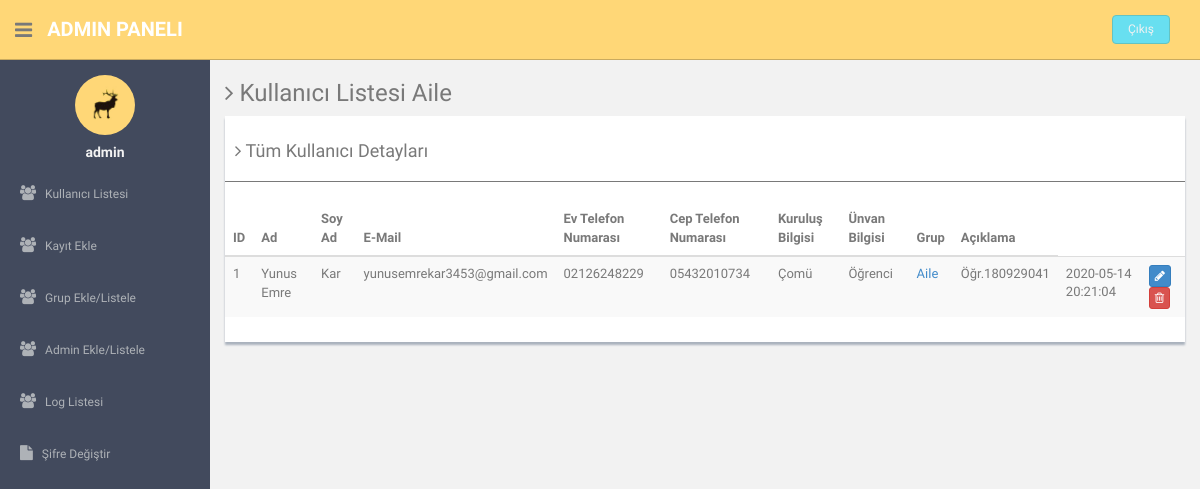
The app's page /kullanicilistesi.php?grupid=15 (signed in) with its own data.
### tables this page shows
CREATE TABLE `grup` (
  `id` int(11) NOT NULL,
  `grupisim` varchar(255) DEFAULT NULL
);

CREATE TABLE `users` (
  `id` int(11) NOT NULL,
  `ad` varchar(255) DEFAULT NULL,
  `soyad` varchar(255) DEFAULT NULL,
  `email` varchar(255) DEFAULT NULL,
  `evtel` varchar(300) DEFAULT NULL,
  `ceptelno` varchar(255) DEFAULT NULL,
  `kurulus` varchar(255) DEFAULT NULL,
  `unvan` varchar(255) DEFAULT NULL,
  `grup` int(8) NOT NULL,
  `aciklama` varchar(255) DEFAULT NULL,
  `kayit_tarihi` timestamp NOT NULL DEFAULT current_timestamp()
);

### kullanicilistesi.php (the view, shortened to what this page needs)
<?php
include'dbbaglanti.php';
if (strlen($_SESSION['id']==0)) {
  header('location:cikis.php');
  } else{
?><!DOCTYPE html>
<html lang="en">
  <head>
    <link href="assets/css/bootstrap.css" rel="stylesheet">
    <link href="assets/font-awesome/css/font-awesome.css" rel="stylesheet" />
    <link href="assets/css/style.css" rel="stylesheet">
    <link href="assets/css/style-responsive.css" rel="stylesheet">
  </head>
  <body>
  <section id="container" >
      <header class="header black-bg">
              <div class="sidebar-toggle-box">
                  <div class="fa fa-bars tooltips" data-placement="right" data-original-title="Toggle Navigation"></div>
              </div>
            <a href="#" class="logo"><b>Admin Paneli</b></a>
            <div class="top-menu">
            	<ul class="nav pull-right top-menu">
                    <li><a class="logout" href="cikis.php">Çıkış</a></li>
            	</ul>
            </div>
        </header>
      <aside>
          <div id="sidebar"  class="nav-collapse ">
              <ul class="sidebar-menu" id="nav-accordion">
              	  <p class="centered"><a href="#"><img src="assets/img/ui-sam.jpg" class="img-circle" width="60"></a></p>
              	  <h5 class="centered"><?php echo $_SESSION['login'];?></h5>
                     <li class="sub-menu">
                      <a href="kullanicilistesi.php" >
                          <i class="fa fa-users"></i>
                          <span>Kullanıcı Listesi</span>
                      </a>
                  </li>
 <li class="sub-menu">
                      <a href="kayitekle.php" >
                          <i class="fa fa-users"></i>
                          <span>Kayıt Ekle</span>
                      </a>
                  </li>
                   <li class="sub-menu">
                      <a href="grupekle.php" >
                          <i class="fa fa-users"></i>
                          <span>Grup Ekle/Listele</span>
                      </a>
                  </li>
                  <li class="sub-menu">
                      <a href="adminekle.php" >
                          <i class="fa fa-users"></i>
                          <span>Admin Ekle/Listele</span>
                      </a>
                  </li>
                  <li class="sub-menu">
                      <a href="log.php" >
                          <i class="fa fa-users"></i>
                          <span>Log Listesi</span>
                      </a>
                  </li>
                  <li class="sub-menu">
                      <a href="sifredegistir.php">
                          <i class="fa fa-file"></i>
                          <span>Şifre Değiştir</span>
                      </a>
                  </li>
              </ul>
          </div>
      </aside>
      <section id="main-content">
          <section class="wrapper">
                    <?php
                                $grupismi='';
                                if(isset($_GET['grupid'])){
                                   $grupid=intval($_GET['grupid']);
                                   if (isset($grupid)) {
								   $rowgrup = $db->query("select * from grup where id={$grupid}")->fetch(PDO::FETCH_ASSOC);
							  		$grupismi=$rowgrup['grupisim'];
								   }
						}  ?>
          	<h3><i class="fa fa-angle-right"></i> Kullanıcı Listesi <?php echo $grupismi;?></h3>
				<div class="row">
                  <div class="col-md-12">
                      <div class="content-panel">
                          <table class="table table-striped table-advance table-hover">
	                  	  	  <h4><i class="fa fa-angle-right"></i> Tüm Kullanıcı Detayları </h4>
	                  	  	  <hr>
                              <thead>
                              <tr>
                                  <th>ID</th>
                                  <th class="hidden-phone">Ad</th>
                                  <th> Soy Ad</th>
                                  <th> E-Mail</th>
                                  <th>Ev Telefon Numarası</th>
                                  <th>Cep Telefon Numarası</th>
                                  <th>Kuruluş Bilgisi</th>
                                  <th>Ünvan Bilgisi</th>
                                  <th>Grup</th>
                                  <th>Açıklama</th>
                              </tr>
                              </thead>
                              <tbody>
                              <?php
                                $eksql='';
                                if(isset($_GET['grupid'])){
                                   $grupid=intval($_GET['grupid']);
                                   if (isset($grupid)) $eksql="where grup={$grupid}";
								}
                              	$query = $db->query("select * from users $eksql", PDO::FETCH_ASSOC);
								$cnt=1;
     							foreach( $query as $row ){
							  	$grup='';
							  	$grupid='0';
							  	if ($row['grup']<>0){
							  		$rowgrup = $db->query("select * from grup where id={$row['grup']}")->fetch(PDO::FETCH_ASSOC);
							  		$grup=$rowgrup['grupisim'];
							  		$grupid=$rowgrup['id'];
								}
							  ?>
                              <tr>
                              <td><?php echo $cnt;?></td>
                                  <td><?php echo $row['ad'];?></td>
                                  <td><?php echo $row['soyad'];?></td>
                                  <td><?php echo $row['email'];?></td>
                                  <td><?php echo $row['evtel'];?></td>
                                  <td><?php echo $row['ceptelno'];?></td>
                                  <td><?php echo $row['kurulus'];?></td>
                                  <td><?php echo $row['unvan'];?></td>
                                  <td><a href="kullanicilistesi.php?grupid=<?php echo $grupid;?>"><?php echo $grup;?></a></td>
                                  <td><?php echo $row['aciklama'];?></td>
                                  <td><?php echo $row['kayit_tarihi'];?></td>
                                  <td>
                                     <a href="profilguncelleme.php?uid=<?php echo $row['id'];?>">
                                     <button class="btn btn-primary btn-xs"><i class="fa fa-pencil"></i></button></a>
                                     <a href="kullanicilistesi.php?del=<?php echo $row['id'];?>">
                                     <button class="btn btn-danger btn-xs" onClick="return confirm('Gerçekten Silmek İstiyor Musun ?');"><i class="fa fa-trash-o "></i></button></a>
                                  </td>
                              </tr>
                              <?php $cnt=$cnt+1; }?>
                              </tbody>
                          </table>
                      </div>
                  </div>
              </div>
		</section>
      </section
  ></section>
  </body>
</html>
<?php } ?>

### assets/css/style.css (style rules this page uses)
body { color: #797979; background: #f2f2f2; font-family: 'Ruda', sans-serif; padding: 0px !important; margin: 0px !important; font-size:13px; }
ul li { list-style: none; }
a, a:hover, a:focus { text-decoration: none; outline: none; }
#container { width: 100%; height: 100%; }
hr { margin-top: 20px; margin-bottom: 20px; border: 0; border-top: 1px solid #797979; }
.centered { text-align: center; }
ul.top-menu > li > .logout { color: #f2f2f2; font-size: 12px; border-radius: 4px; -webkit-border-radius: 4px; border: 1px solid #64c3c2 !important; padding: 5px 15px; margin-right: 15px; background: #68dff0; margin-top: 15px; }
#sidebar { width: 210px; height: 100%; position: fixed; background: #424a5d; }
#sidebar h5 { color: #f2f2f2; font-weight: 700; }
#sidebar ul li { position: relative; }
ul.sidebar-menu , ul.sidebar-menu li ul.sub { margin: -2px 0 0; padding: 0; }
ul.sidebar-menu { margin-top: 75px; }
ul.sidebar-menu li { margin-bottom: 5px; margin-left:10px; margin-right:10px; }
ul.sidebar-menu li.sub-menu { line-height: 15px; }
ul.sidebar-menu li a span { display: inline-block; }
ul.sidebar-menu li a { color: #aeb2b7; text-decoration: none; display: block; padding: 15px 0 15px 10px; font-size: 12px; outline: none; -webkit-transition: all 0.3s ease; -moz-transition: all 0.3s ease; -o-transition: all 0.3s ease; -ms-transition: all 0.3s ease; transition: all 0.3s ease; }
ul.sidebar-menu li a i { font-size: 15px; padding-right: 6px; }
#main-content { margin-left: 210px; }
.header, .footer { min-height: 60px; padding: 0 15px; }
.header { position: fixed; left: 0; right: 0; z-index: 1002; }
.black-bg { background: #ffd777; border-bottom: 1px solid #c9aa5f; }
.wrapper { display: inline-block; margin-top: 60px; padding-left: 15px; padding-right: 15px; padding-bottom: 15px; padding-top: 0px; width: 100%; }
a.logo { font-size: 20px; color: #ffffff; float: left; margin-top: 15px; text-transform: uppercase; }
a.logo b { font-weight: 900; }
#top_menu .nav > li, ul.top-menu > li { float: left; }
ul.top-menu > li > a { color: #666666; font-size: 16px; border-radius: 4px; -webkit-border-radius: 4px; border:1px solid #666666 !important; padding: 2px 6px; margin-right: 15px; }
.sidebar-toggle-box { float: left; padding-right: 15px; margin-top: 20px; }
.sidebar-toggle-box .fa-bars { cursor: pointer; display: inline-block; font-size: 20px; }
.content-panel { background: #ffffff; box-shadow: 0px 3px 2px #aab2bd; padding-top: 15px; padding-bottom: 5px; }
.content-panel h4 { margin-left: 10px; }

### records on screen
grup: grupisim "Aile"
users: ad "Yunus Emre", soyad "Kar", email "yunusemrekar3453@gmail.com", evtel "02126248229", ceptelno "05432010734", kurulus "Çomü", unvan "Öğrenci", grup.grupisim "Aile", aciklama "Öğr.180929041", kayit_tarihi "2020-05-14 20:21:04"

### other values on screen
$_SESSION['login'] "admin"
